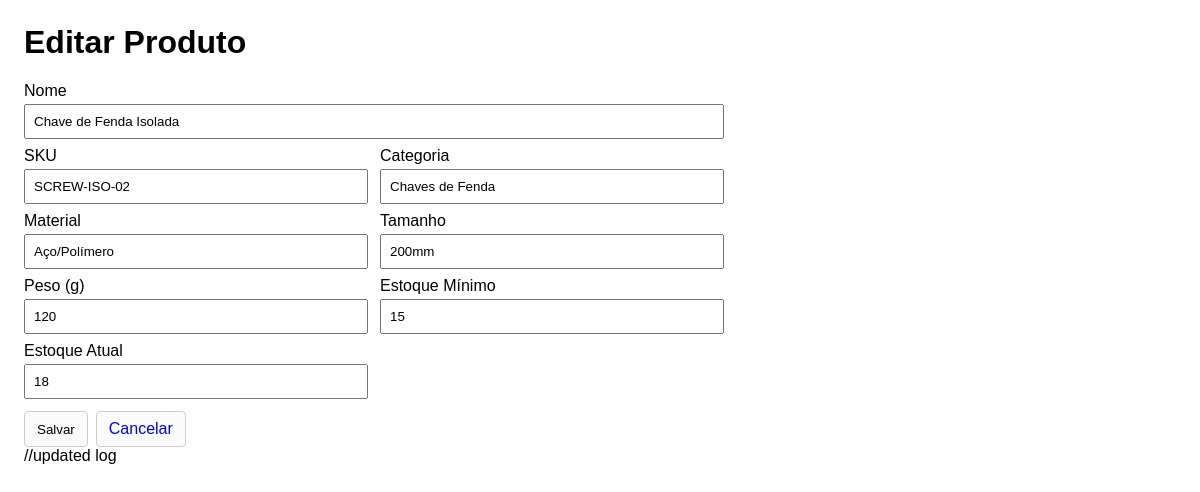
/index.php?r=productsEdit&id=2 (signed in), run on the app's committed database.
### tables this page shows
CREATE TABLE IF NOT EXISTS products (
  id INT AUTO_INCREMENT PRIMARY KEY,
  name VARCHAR(150) NOT NULL,
  sku VARCHAR(60) NOT NULL UNIQUE,
  category VARCHAR(80),
  material VARCHAR(80),
  size VARCHAR(60),
  weight_grams INT,
  min_stock INT NOT NULL DEFAULT 0,
  current_stock INT NOT NULL DEFAULT 0,
  created_at TIMESTAMP DEFAULT CURRENT_TIMESTAMP
);

### Controller/ProductController.php (called while the page is built, shortened)
<?php
require_once __DIR__ . '/../Model/ProductModel.php';
class ProductController
{
    private $products;
    public function __construct()
    {
        $this->products = new ProductModel();
    }
    public function edit()
    {
        $id = isset($_GET['id']) ? (int)$_GET['id'] : 0;
        $product = $this->products->find($id);
        $mode = 'edit';
        include __DIR__ . '/../View/product_form.php';
    }
}

### Config.php (called while the page is built)
<?php
$host = "localhost";
$db_name = "saep_db";
$username = "root";
$password = "";
$pdo="";
try {
    $pdo = new PDO("mysql:host=" . $host . ";dbname=" . $db_name, $username, $password);
    $pdo->setAttribute(PDO::ATTR_ERRMODE, PDO::ERRMODE_EXCEPTION);
} catch (PDOException $exception) {
    echo "Erro de conexão: " . $exception->getMessage();
}
return $pdo;

### Model/ProductModel.php (called while the page is built, shortened)
<?php
require_once __DIR__ . '/../Config.php';
class ProductModel
{
    private $db;
    public function __construct()
    {
        $this->db = require __DIR__ . '/../Config.php';
    }
    public function find($id)
    {
        $stmt = $this->db->prepare('SELECT * FROM products WHERE id = ? LIMIT 1');
        $stmt->execute([$id]);
        $row = $stmt->fetch(PDO::FETCH_ASSOC);
        return $row ? $row : null;
    }
}

### View/product_form.php (the view, shortened to what this page needs)
<!doctype html>
<html lang="pt-BR">
<head>
</head>
<body>
    <h1><?php echo $mode === 'edit' ? 'Editar Produto' : 'Novo Produto'; ?></h1>
    <form class="form" method="post" action="index.php?r=<?php echo $mode === 'edit' ? 'productsUpdate' : 'productsStore'; ?>">
        <label for="name">Nome</label>
        <input id="name" name="name" type="text" required minlength="2" value="<?php echo htmlspecialchars($product['name'], ENT_QUOTES, 'UTF-8'); ?>">
        <div class="row">
            <div>
                <label for="sku">SKU</label>
                <input id="sku" name="sku" type="text" required value="<?php echo htmlspecialchars($product['sku'], ENT_QUOTES, 'UTF-8'); ?>">
            </div>
            <div>
                <label for="category">Categoria</label>
                <input id="category" name="category" type="text" value="<?php echo htmlspecialchars($product['category'], ENT_QUOTES, 'UTF-8'); ?>">
            </div>
        </div>
        <div class="row">
            <div>
                <label for="material">Material</label>
                <input id="material" name="material" type="text" value="<?php echo htmlspecialchars($product['material'], ENT_QUOTES, 'UTF-8'); ?>">
            </div>
            <div>
                <label for="size">Tamanho</label>
                <input id="size" name="size" type="text" value="<?php echo htmlspecialchars($product['size'], ENT_QUOTES, 'UTF-8'); ?>">
            </div>
        </div>
        <div class="row">
            <div>
                <label for="weight_grams">Peso (g)</label>
                <input id="weight_grams" name="weight_grams" type="number" min="0" step="1" value="<?php echo (int)$product['weight_grams']; ?>">
            </div>
            <div>
                <label for="min_stock">Estoque Mínimo</label>
                <input id="min_stock" name="min_stock" type="number" min="0" step="1" value="<?php echo (int)$product['min_stock']; ?>">
            </div>
        </div>
        <div class="row">
            <div>
                <label for="current_stock">Estoque Atual</label>
                <input id="current_stock" name="current_stock" type="number" min="0" step="1" value="<?php echo (int)$product['current_stock']; ?>">
            </div>
        </div>
        <div class="actions">
            <button class="btn" type="submit">Salvar</button>
            <a class="btn" href="index.php?r=products">Cancelar</a>
        </div>
    </form>
</body>
</html>

### View/product_form.php (style rules this page uses)
body { font-family: Arial, sans-serif; margin:24px; }
.form { max-width:700px }
label { display:block; margin:8px 0 4px; }
input { width:100%; padding:8px; box-sizing:border-box; }
.row { display:grid; grid-template-columns: 1fr 1fr; gap:12px; }
.actions { margin-top:12px; display:flex; gap:8px; }
.btn { padding:8px 12px; border:1px solid #ccc; background:#fafafa; border-radius:4px; text-decoration:none; }

### data on the page
products: name "Chave de Fenda Isolada", sku "SCREW-ISO-02", category "Chaves de Fenda", material "Aço/Polímero", size "200mm", weight_grams "120", min_stock "15", current_stock "18"
